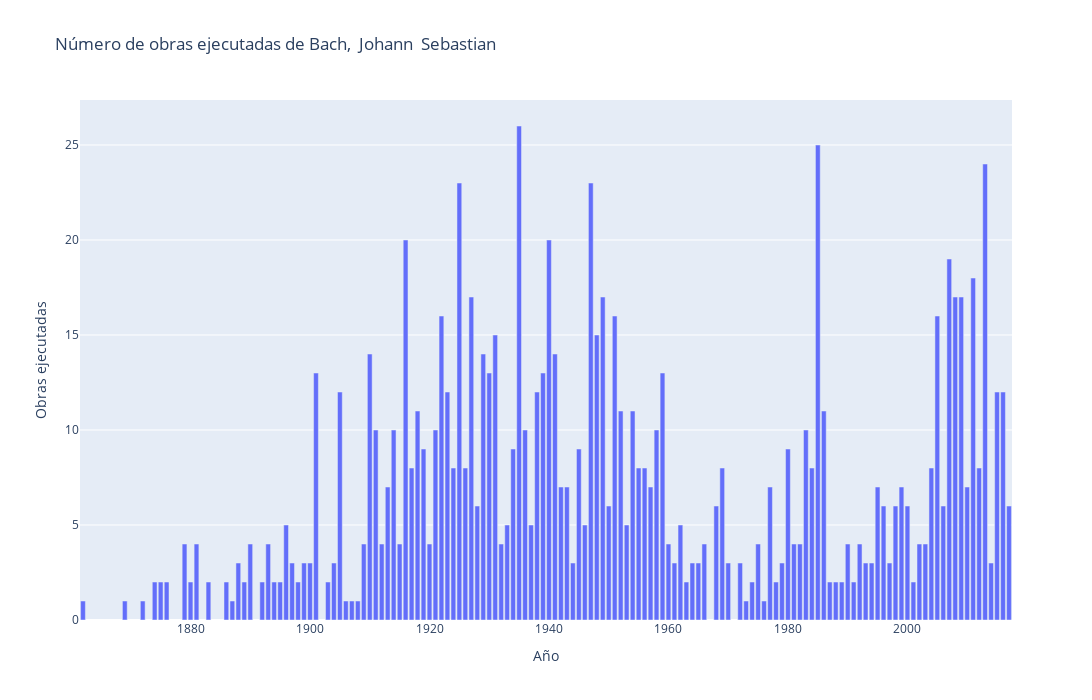

Notebook source saved alongside this figure:
### Code cell
hist_comp('Bach,  Johann  Sebastian')

### Figure 1 — Plotly figure (JSON) as saved in the notebook; plotly's stock layout.template omitted (floating-point values rounded to 4 significant figures; data arrays with more than 128 entries replaced by an {"elided": "..."} marker saying what was removed)
{"data": [{"alignmentgroup": "True", "hovertemplate": "Año=%{x}<br>Obras ejecutadas=%{y}<extra></extra>", "legendgroup": "", "marker": {"color": "#636efa", "pattern": {"shape": ""}}, "name": "", "offsetgroup": "", "orientation": "v", "showlegend": false, "textposition": "auto", "type": "bar", "x": {"elided": "138 int values"}, "xaxis": "x", "y": {"elided": "138 int values"}, "yaxis": "y"}], "layout": {"barmode": "relative", "height": 700, "legend": {"tracegroupgap": 0}, "title": {"text": "Número de obras ejecutadas de Bach,  Johann  Sebastian"}, "width": 1400, "xaxis": {"anchor": "y", "domain": [0, 1], "title": {"text": "Año"}}, "yaxis": {"anchor": "x", "domain": [0, 1], "title": {"text": "Obras ejecutadas"}}}}
